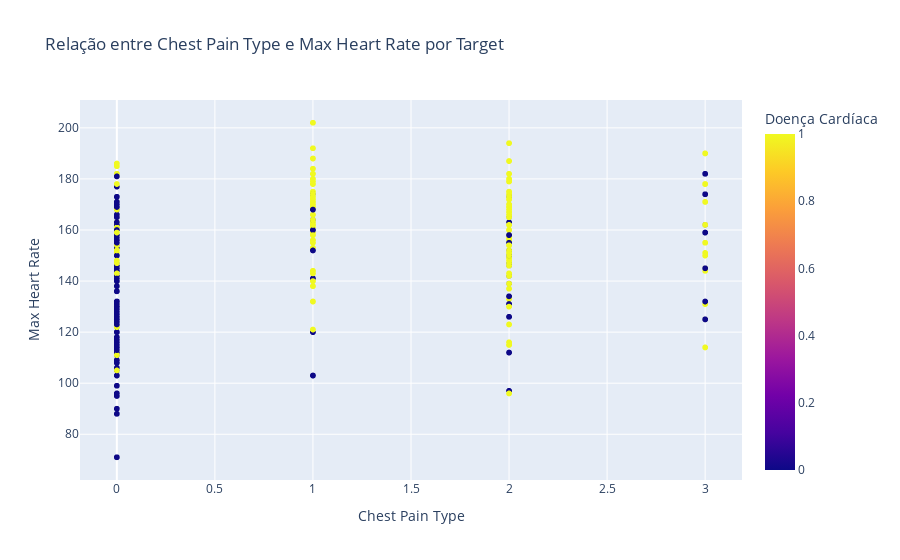

The code cell stored with this chart in its notebook:
### Code cell
# Scatter plots interativos das variáveis mais correlacionadas
fig = px.scatter(df1, x='cp', y='thalach', color='target', 
                 title='Relação entre Chest Pain Type e Max Heart Rate por Target',
                 labels={'cp': 'Chest Pain Type', 'thalach': 'Max Heart Rate', 'target': 'Doença Cardíaca'},
                 color_discrete_map={0: 'blue', 1: 'red'},
                 hover_data=['age', 'sex', 'chol'])
fig.show()

### Figure 1 — Plotly figure (JSON) as saved in the notebook; plotly's stock layout.template omitted (floating-point values rounded to 4 significant figures; data arrays with more than 128 entries replaced by an {"elided": "..."} marker saying what was removed)
{"data": [{"customdata": {"elided": "1002x3 int values"}, "hovertemplate": "Chest Pain Type=%{x}<br>Max Heart Rate=%{y}<br>age=%{customdata[0]}<br>sex=%{customdata[1]}<br>chol=%{customdata[2]}<br>Doença Cardíaca=%{marker.color}<extra></extra>", "legendgroup": "", "marker": {"color": {"elided": "1002 int values"}, "coloraxis": "coloraxis", "symbol": "circle"}, "mode": "markers", "name": "", "showlegend": false, "type": "scattergl", "x": {"elided": "1002 int values"}, "xaxis": "x", "y": {"elided": "1002 int values"}, "yaxis": "y"}], "layout": {"coloraxis": {"colorbar": {"title": {"text": "Doença Cardíaca"}}, "colorscale": [[0, "#0d0887"], [0.1111, "#46039f"], [0.2222, "#7201a8"], [0.3333, "#9c179e"], [0.4444, "#bd3786"], [0.5556, "#d8576b"], [0.6667, "#ed7953"], [0.7778, "#fb9f3a"], [0.8889, "#fdca26"], [1, "#f0f921"]]}, "legend": {"tracegroupgap": 0}, "title": {"text": "Relação entre Chest Pain Type e Max Heart Rate por Target"}, "xaxis": {"anchor": "y", "domain": [0, 1], "title": {"text": "Chest Pain Type"}}, "yaxis": {"anchor": "x", "domain": [0, 1], "title": {"text": "Max Heart Rate"}}}}
